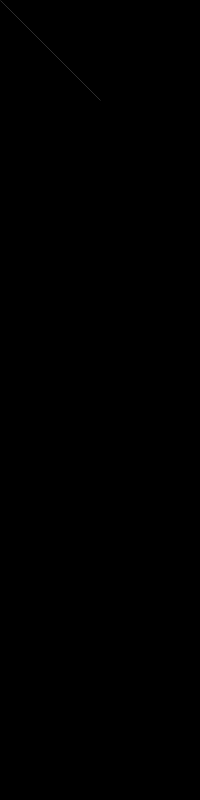
Frame 1 (no input)
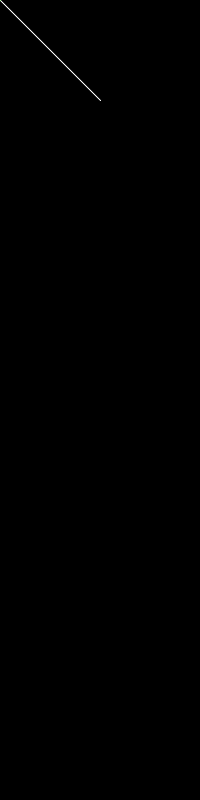
Frame 60 (the mouse pressed at the canvas centre just before this capture)
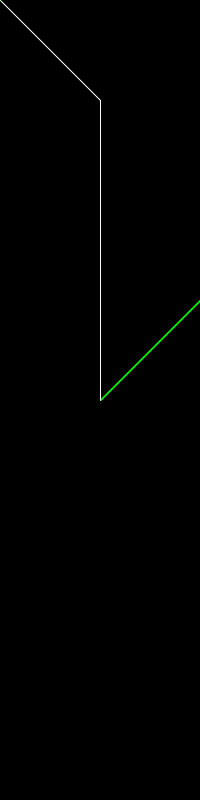
Frame 120 (the mouse held since frame 60 and released just before this capture)

The Processing sketch that drew these frames (run headless with seeded random() and noise(); from frame 60 on, the mouse is pressed at the canvas centre):

// Processing sketch: processing_135466
// ── processing_135466.pde

int papita = 10;

void setup() {
  size (200,800);
  background(0);
 
}
void draw(){
  
  line( mouseX,mouseY,mouseY,mouseX);
  stroke(255,255,255);
  strokeWeight(0.1); 
  line( mouseX,mouseY,100,100);
  stroke(1+papita,255,0,20);
  strokeWeight(1);
 
}
